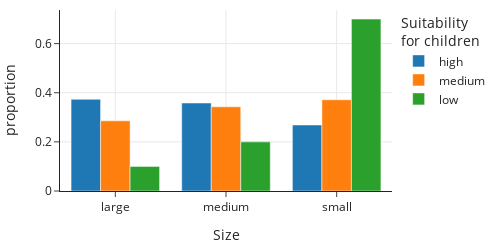

The cell this chart's notebook holds for it:
### Markdown cell above
We can also present these proportions as a collection of side-by-side bar plots as shown here:

### Code cell
fig = px.bar(prop_table_t, y=prop_table_t.columns, x=prop_table_t.index,
        barmode='group', width=500, height=250)

fig.update_layout(
    yaxis_title="proportion", xaxis_title="Size", 
    legend_title="Suitability <br>for children"
)

### Figure 1 — Plotly figure (JSON) as saved in the notebook; plotly's stock layout.template omitted (floating-point values rounded to 4 significant figures)
{"data": [{"alignmentgroup": "True", "hovertemplate": "kids=high<br>size=%{x}<br>value=%{y}<extra></extra>", "legendgroup": "high", "marker": {"color": "#1F77B4", "pattern": {"shape": ""}}, "name": "high", "offsetgroup": "high", "orientation": "v", "showlegend": true, "textposition": "auto", "type": "bar", "x": ["large", "medium", "small"], "xaxis": "x", "y": [0.3731, 0.3582, 0.2687], "yaxis": "y"}, {"alignmentgroup": "True", "hovertemplate": "kids=medium<br>size=%{x}<br>value=%{y}<extra></extra>", "legendgroup": "medium", "marker": {"color": "#FF7F0E", "pattern": {"shape": ""}}, "name": "medium", "offsetgroup": "medium", "orientation": "v", "showlegend": true, "textposition": "auto", "type": "bar", "x": ["large", "medium", "small"], "xaxis": "x", "y": [0.2857, 0.3429, 0.3714], "yaxis": "y"}, {"alignmentgroup": "True", "hovertemplate": "kids=low<br>size=%{x}<br>value=%{y}<extra></extra>", "legendgroup": "low", "marker": {"color": "#2CA02C", "pattern": {"shape": ""}}, "name": "low", "offsetgroup": "low", "orientation": "v", "showlegend": true, "textposition": "auto", "type": "bar", "x": ["large", "medium", "small"], "xaxis": "x", "y": [0.1, 0.2, 0.7], "yaxis": "y"}], "layout": {"barmode": "group", "height": 250, "legend": {"title": {"text": "Suitability <br>for children"}, "tracegroupgap": 0}, "width": 500, "xaxis": {"anchor": "y", "autorange": true, "domain": [0, 1], "range": [-0.5, 2.5], "title": {"text": "Size"}, "type": "category"}, "yaxis": {"anchor": "x", "autorange": true, "domain": [0, 1], "range": [0, 0.7368], "title": {"text": "proportion"}, "type": "linear"}}}
